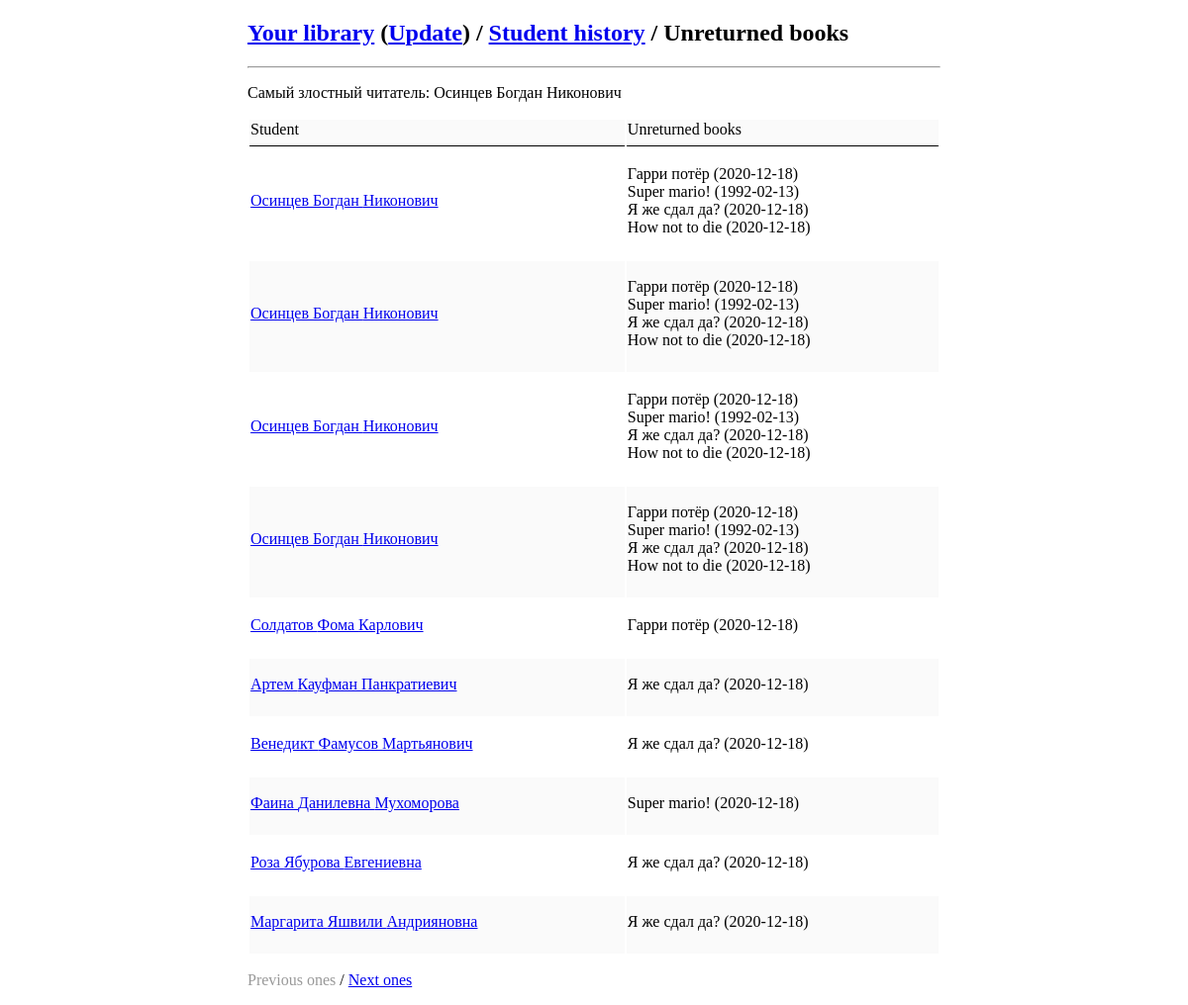
/given-books.php, run on the app's committed database.
### tables this page shows
CREATE TABLE `givenBooks` (
  `actionID` int NOT NULL,
  `bookID` int NOT NULL,
  `studentID` int NOT NULL,
  `date` date NOT NULL DEFAULT '2020-12-18'
);

CREATE TABLE `students` (
  `id` int NOT NULL,
  `name` varchar(30) NOT NULL,
  `surname` varchar(30) NOT NULL,
  `patronymic` varchar(30) DEFAULT NULL
);

### given-books.php (the view, shortened to what this page needs)
<!DOCTYPE html>
<html lang="en" dir="ltr">
  <head>
  </head>
  <body>
    <div class="content">
      <div class="top-block">
        <h2><a href="/">Your library</a> (<a href="/update.php">Update</a>) / <a href="/student-history.php">Student history</a> / Unreturned books</h2>
        <hr>
        <p>Самый злостный читатель: <?php
        $user = "user";
        $password = "DiffPass!1";
        $database = "librarytestex";
        try {
          $db = new PDO("mysql:host=localhost;dbname=$database", $user, $password);
          foreach ($db->query("SELECT * FROM (
            SELECT COUNT(*) as count, studentID, students.name, students.surname, students.patronymic FROM givenBooks
            JOIN students ON students.id=givenBooks.studentID
            WHERE actionID NOT IN ( SELECT actionID FROM returnedBooks )
            GROUP BY studentID) x WHERE x.count=(
              SELECT COUNT(*) FROM givenBooks
              WHERE actionID NOT IN ( SELECT actionID FROM returnedBooks )
              GROUP BY studentID ORDER BY `COUNT(*)`
              DESC LIMIT 1)") as $student) {
                echo "{$student['name']} {$student['surname']} {$student['patronymic']} <br>";
              }
        } catch (PDOException $e) {
            print "Error!: " . $e->getMessage() . "<br/>";
            die();
        }
        ?></p>
        <table class="books-list">
          <tr class="table-tr-title">
            <td>Student</td>
            <td>Unreturned books</td>
          </tr>
          <?php
          $max = 10;
          $from = is_numeric($_GET['from']) ? (int) $_GET['from'] : 1;
            $query = "SELECT * FROM students
              JOIN givenBooks ON givenBooks.studentID=students.id
              WHERE givenBooks.actionID NOT IN (SELECT actionID FROM returnedBooks)
              ORDER BY students.id LIMIT $max OFFSET " . ($from - 1);
            $rows = $db-> query($query);
            foreach($rows as $student) {
              $unreturnedQuery = "SELECT books.name, givenBooks.date FROM books
                JOIN givenBooks ON books.id=givenBooks.bookID
                JOIN students ON students.id=givenBooks.studentID
                WHERE students.id={$student['id']}
                AND givenBooks.actionID NOT IN (SELECT actionID FROM returnedBooks)";
              $unreturned = $db->query($unreturnedQuery);
              echo "<tr>";
              echo "<td><a href='/student-history.php?id={$student['id']}'>{$student['name']} {$student['surname']} {$student['patronymic']}</a></td>";
              echo "<td>";
              echo "<ul>";
              foreach($unreturned as $book) {
                echo "<li>{$book['name']} ({$book['date']})</li>";
              }
              echo "</ul>";
              echo "</td>";
              echo "</tr>";
            }
          ?>
        </table>
      </div>
      <div class="bottom-block">
        <p><?php
        $nextFrom = $from + $max;
        $prevFrom = ($from - $max > 1) ? $from - $max : 1;
        if ($from > 1) echo "<a href='/given-books.php?from=$prevFrom'>Previous ones</a> / ";
        else echo "<a href='/given-books.php?from=$prevFrom' class='disabled'>Previous ones</a> / ";
        try {
            $prevStudentsQuery = "SELECT COUNT(*) FROM (SELECT * FROM students
              JOIN givenBooks ON givenBooks.studentID=students.id
              WHERE givenBooks.actionID NOT IN (SELECT actionID FROM returnedBooks)
              ORDER BY students.id LIMIT $max OFFSET " . ($nextFrom - 1) . ") students";
            $result = $db->query($prevStudentsQuery);
            if ((int) $result->fetch()['COUNT(*)'] != 0)
              echo "<a href='/given-books.php?from=$nextFrom'>Next ones</a>";
            else
              echo "<a href='/given-books.php?from=$nextFrom' class='disabled'>Next ones</a>";
        } catch (PDOException $e) {
            print "Error!: " . $e->getMessage() . "<br/>";
            die();
        }
        ?></p>
      </div>
    </div>
  </body>
</html>

### given-books.php (style rules this page uses)
.books-list { width: 100%; }
.books-list td { padding-right: 35px; padding-bottom: 7px; }
.table-tr-title > td { border-bottom: 1px solid #000; }
.books-list tr:nth-of-type(odd) { background-color: rgba(100, 100, 100, .03); }
ul, ul li { list-style-type: none; text-align: left; padding-left: 0; margin-left: 0; }
a.disabled { pointer-events: none; cursor: default; color: #999; text-decoration: none; }
.content { display: flex; flex-direction: column; justify-content: space-between; align-items: center; }
.content > * { min-width: 700px; }
body, html, .content { height: 100%; padding: 0; margin: 0; }
.bottom-block { margin-bottom: 20px; }

### data on the page
givenbooks: studentID.name "Осинцев", studentID.surname "Богдан", studentID.patronymic "Никонович", name "Гарри потёр", date "2020-12-18", name "Super mario!", date "1992-02-13", name "Я же сдал да?", name "How not to die"
givenbooks: studentID.name "Осинцев", studentID.surname "Богдан", studentID.patronymic "Никонович", name "Гарри потёр", date "2020-12-18", name "Super mario!", date "1992-02-13", name "Я же сдал да?", name "How not to die"
givenbooks: studentID.name "Осинцев", studentID.surname "Богдан", studentID.patronymic "Никонович", name "Гарри потёр", date "2020-12-18", name "Super mario!", date "1992-02-13", name "Я же сдал да?", name "How not to die"
givenbooks: studentID.name "Осинцев", studentID.surname "Богдан", studentID.patronymic "Никонович", name "Гарри потёр", date "2020-12-18", name "Super mario!", date "1992-02-13", name "Я же сдал да?", name "How not to die"
givenbooks: studentID.name "Солдатов", studentID.surname "Фома", studentID.patronymic "Карлович", name "Гарри потёр", date "2020-12-18"
givenbooks: studentID.name "Артем", studentID.surname "Кауфман", studentID.patronymic "Панкратиевич", name "Я же сдал да?", date "2020-12-18"
givenbooks: studentID.name "Венедикт", studentID.surname "Фамусов", studentID.patronymic "Мартьянович", name "Я же сдал да?", date "2020-12-18"
givenbooks: studentID.name "Фаина", studentID.surname "Данилевна", studentID.patronymic "Мухоморова", name "Super mario!", date "2020-12-18"
givenbooks: studentID.name "Роза", studentID.surname "Ябурова", studentID.patronymic "Евгениевна", name "Я же сдал да?", date "2020-12-18"
givenbooks: studentID.name "Маргарита", studentID.surname "Яшвили", studentID.patronymic "Андрияновна", name "Я же сдал да?", date "2020-12-18"

### other printed values
$student['name'] "Осинцев"
$student['surname'] "Богдан"
$student['patronymic'] "Никонович"
